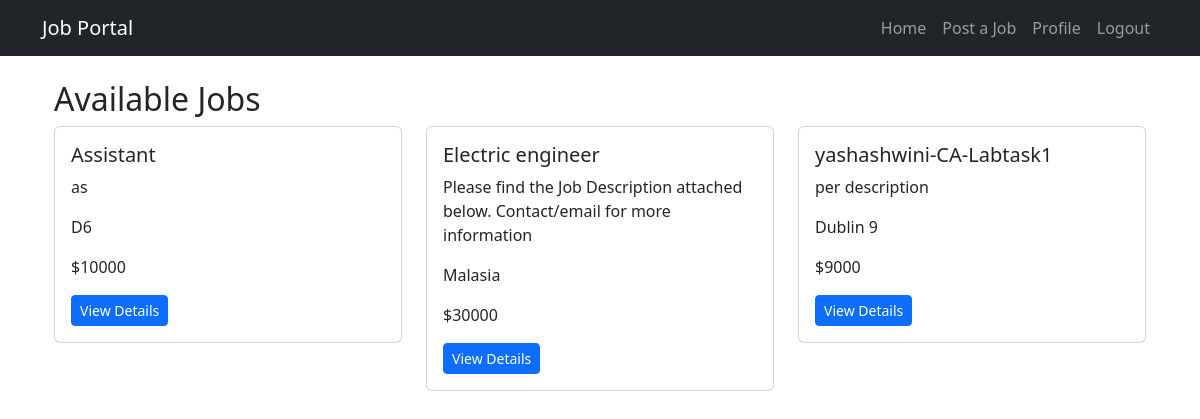
Page /jobs/ (signed in) on the earlier database version.
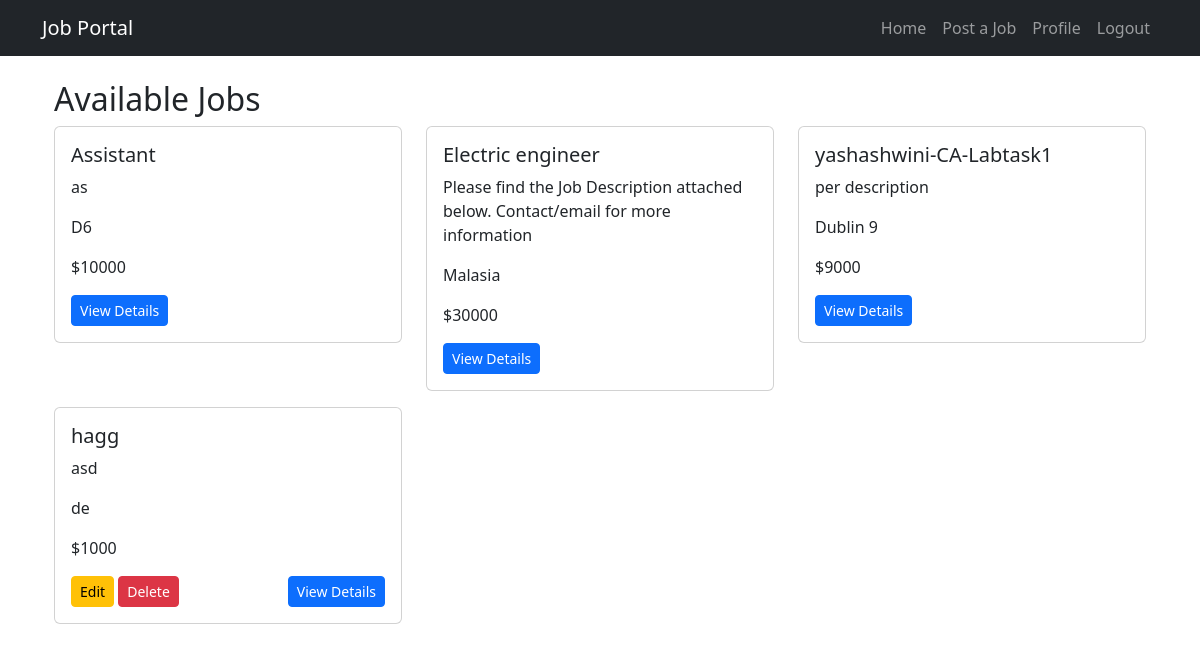
Same page on the later database version.
### jobs/models.py (models this page shows, shortened)
class Job(models.Model):
    title = models.CharField(max_length=200)
    description = models.TextField()
    company = models.CharField(max_length=200)
    location = models.CharField(max_length=100)
    salary = models.PositiveIntegerField()
    posted_at = models.DateTimeField(auto_now_add=True)
    employer = models.ForeignKey(User, on_delete=models.CASCADE, related_name="jobs", default=1)

### jobs/views.py (the view)
# urls.py: path("jobs/", views.job_list, name="job_list"),
def job_list(request):
    jobs = Job.objects.all()
    return render(request, "jobs/job_list.html", {"jobs": jobs})

### jobs/templates/jobs/job_list.html
{% extends 'base.html' %}
{% block content %}
<div class="container">
    <h2>Available Jobs</h2>
    <div class="row">
        {% for job in jobs %}
        <div class="col-md-4">
            <div class="card mb-3">
                <div class="card-body">
                    <h5 class="card-title">{{ job.title }}</h5>
                    <p class="card-text">{{ job.description }}</p>
                    <p class="card-text">{{ job.location }}</p>
                    <p class="card-text">${{ job.salary }}</p>
                    <div class="d-flex justify-content-between align-items-center">
                        {% if request.user.is_employer and request.user == job.employer %}
                        <div>
                            <a href="{% url 'job_update' job.pk %}" class="btn btn-warning btn-sm">Edit</a>
                            <a href="{% url 'job_delete' job.pk %}" class="btn btn-danger btn-sm">Delete</a>
                        </div>
                        {% endif %}
                        <a href="{% url 'job_detail' job.id %}" class="btn btn-primary btn-sm">View Details</a>
                    </div>
                </div>
            </div>
        </div>
        {% empty %}
        <div class="col-12">
            <p>No jobs available.</p>
        </div>
        {% endfor %}
    </div>
</div>
{% endblock %}

Differences in the rows shown:
added Job: title "hagg", description "asd", location "de", salary "1000", shows "Edit"
